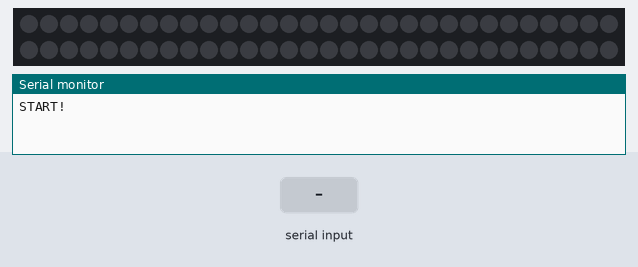
Recording of a sketch running on a simulated Arduino Uno, built with avr-gcc and run on an emulated ATmega328P. Parts: 60 RGB LEDs in strip order, left to right, continuing on the next row, the last lines printed to the serial monitor. Inputs (shaded band) come from the test bench. Dim RGB values are drawn brighter than linear; EEPROM starts erased.

Above: at 1.2 s.
1.3 s: "s" received over Serial
At 2.43 s:
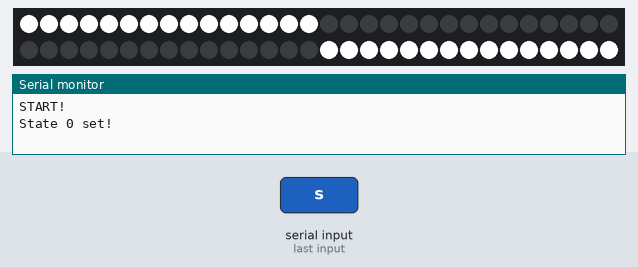
4.3 s: "p90\n" received over Serial
At 5.7 s:
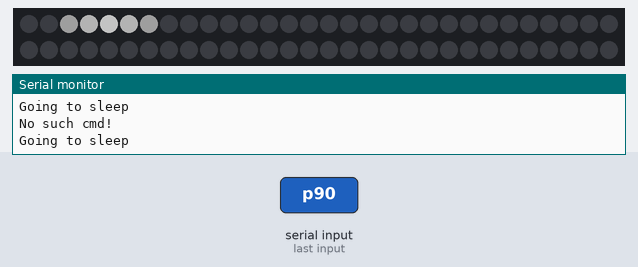
5.8 s: "e" received over Serial
8.8 s: byte 100 ('d') received over Serial
At 9.2 s:
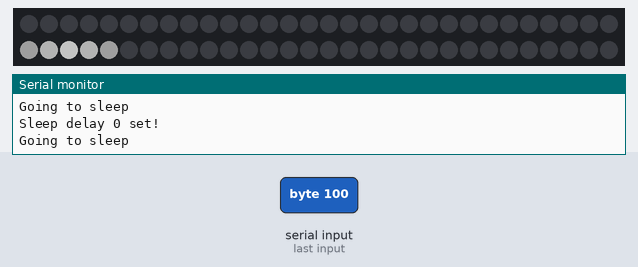
11.8 s: byte 112 ('p') received over Serial
At 12.6 s:
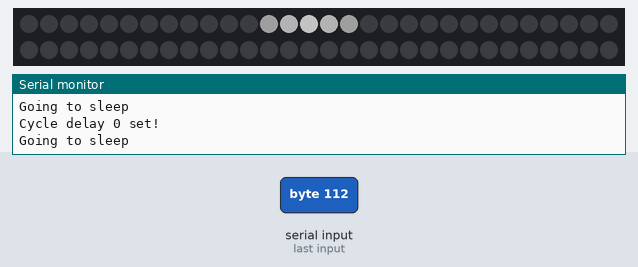
Timing chart, 0 to 14.8 s (numbered marks = the images above; inputs shaded):
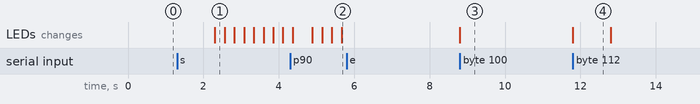

Measured:
- after the input at 1.3 s, the LEDs: change after 1.0 s (image 1)
- after the input at 8.8 s, the LEDs: change at once (image 3)
- after the input at 11.8 s, the LEDs: change at once (image 4)

The sketch:

RGB_MonitorArduino.ino
```cpp
#include <Adafruit_NeoPixel.h>
#include <EEPROM.h>
#include "EEPROMstuff.h"
#include "DefinesVars.h"
#include "SEvent.h"
#include "SetsEffects.h"

/*  Állapotok
 *  0 Olvasólámpa
 *  1 lámpa
 *  2 Olvasólámpa+rainbow
 *  3 RainbowWheel
 *  4 Sleep mode
 */

/*  Parancsok
 *  s set state pl: s0
 *  d set delay pl: d23
 *  b set brightness pl: b200
 *  t set timeout to sleep pl: t50000
 *  p set sleep brightness
 *  e set sleep speed
 */

void setup() {
  Serial.begin(115200);
  strip.begin();

  state = EEPROM.read(STATEADDRESS);
  if(state == 4)
    state = 0;
  cycleDelay = EEPROM.read(DELAYADDRESS);
  if(cycleDelay == 0){
    cycleDelay = 1;
    EEPROM.write(DELAYADDRESS, cycleDelay);
  }
  brightness = EEPROM.read(BRIGHTADDRESS);
  if(brightness == 0){
    brightness = 100;
    EEPROM.write(BRIGHTADDRESS, brightness);
  }
  sleepTimeout = EEPROMReadlong(TIMEOUTADDRESS);
  if(sleepTimeout == 0){
    sleepTimeout = 60000 / cycleDelay;
    EEPROMWritelong(TIMEOUTADDRESS, sleepTimeout);
  }
  sleepbrightness = EEPROM.read(SLPBRGHTADDRESS);
  if(sleepbrightness == 0){
    sleepbrightness = 15;
    EEPROM.write(SLPBRGHTADDRESS, sleepbrightness);
  }
  sleepcycleDelay = EEPROM.read(SLPDELAYADDRESS);
  if(sleepcycleDelay == 0){
    sleepcycleDelay = 150;
    EEPROM.write(SLPDELAYADDRESS, sleepcycleDelay);
  }

  Serial.println("START!");
}

void loop() {

  strip.setBrightness(brightness);

  switch (state){
    case 0:
      setTop(0,0,0);
      setBottom(255,255,255);
      strip.show();
      while(true){
        if(Serial.available())
          return;
        tickTime++;
        delay(cycleDelay);
        if(tickTime > sleepTimeout){
          state = 4;
          return;
        }
      }
      break;
    case 1:
      setAll(255,255,255);
      strip.show();
      while(true){
        if(Serial.available())
          return;
        tickTime++;
        delay(cycleDelay);
        if(tickTime > sleepTimeout){
          state = 4;
          return;
        }
      }
      break;
    case 2:
      setBottom(255,255,255);
      while(!(Serial.available())){
        rainbowCycle(15,45);
        if(state == 4)
          return;
      }
      break;
    case 3:
      while(!(Serial.available())){
        rainbowCycle(0,NUM_LEDS);
        if(state == 4)
          return;
      }
      break;
    case 4:
      Serial.println("Going to sleep");
      setAll(0,0,0);
      strip.setBrightness(sleepbrightness);
      int i;
      while(true){
        for(i = 0; i < 60; i++){
          sleepEffect(i);
          delay(sleepcycleDelay);
          if(Serial.available()){
            return;
          }
        }
      }
      break;
  }
}
```

DefinesVars.h
```cpp
#define STATEADDRESS 0
#define DELAYADDRESS 1
#define BRIGHTADDRESS 2
#define TIMEOUTADDRESS 3 //4 5 6 (long ami 4 byteos)
#define SLPBRGHTADDRESS 7
#define SLPDELAYADDRESS 8

#define PIN 12
#define NUM_LEDS 60

Adafruit_NeoPixel strip = Adafruit_NeoPixel(NUM_LEDS, PIN, NEO_GRB + NEO_KHZ800);
const long black = strip.Color(0, 0, 0);
const long darkgrey = strip.Color(85, 85, 85);
const long lightgrey = strip.Color(171, 171, 171);
const long white = strip.Color(255, 255, 255);

byte command, state, cycleDelay, brightness, sleepbrightness, sleepcycleDelay;
long sleepTimeout, tickTime;
```

EEPROMstuff.h
```cpp
void EEPROMWritelong(int address, long value){
  byte four = (value & 0xFF);
  byte three = ((value >> 8) & 0xFF);
  byte two = ((value >> 16) & 0xFF);
  byte one = ((value >> 24) & 0xFF);

  EEPROM.write(address, four);
  EEPROM.write(address + 1, three);
  EEPROM.write(address + 2, two);
  EEPROM.write(address + 3, one);
}

long EEPROMReadlong(int address){
  long four = EEPROM.read(address);
  long three = EEPROM.read(address + 1);
  long two = EEPROM.read(address + 2);
  long one = EEPROM.read(address + 3);

  return ((four << 0) & 0xFF) + ((three << 8) & 0xFFFF) + ((two << 16) & 0xFFFFFF) + ((one << 24) & 0xFFFFFFFF);
}
```

SEvent.h
```cpp
void serialEvent(){
  command = Serial.read();
  delay(1);
  if(command == 's'){
    state = Serial.parseInt();
    Serial.print("State ");
    Serial.print(state);
    Serial.println(" set!");
    if(state != 4)
      EEPROM.write(STATEADDRESS,state);
  }
  else if(command == 'b'){
    brightness = Serial.parseInt();
    Serial.print("Brightness ");
    Serial.print(brightness);
    Serial.println(" set!");
    EEPROM.write(BRIGHTADDRESS, brightness);
  }
  else if(command == 't'){
    sleepTimeout = Serial.parseInt();
    Serial.print("Sleep timeout ");
    Serial.print(sleepTimeout);
    Serial.println(" set!");
    sleepTimeout = sleepTimeout / cycleDelay;
    EEPROMWritelong(TIMEOUTADDRESS, sleepTimeout);
  }
  else if(command == 'd'){
    int helper = cycleDelay;
    cycleDelay = Serial.parseInt();
    sleepTimeout = sleepTimeout * helper / cycleDelay;
    Serial.print("Cycle delay ");
    Serial.print(cycleDelay);
    Serial.println(" set!");
    EEPROM.write(DELAYADDRESS, cycleDelay);
  }
  else if(command == 'p'){
    sleepbrightness = Serial.parseInt();
    Serial.print("Sleep brightness ");
    Serial.print(sleepbrightness);
    Serial.println(" set!");
    EEPROM.write(SLPBRGHTADDRESS, sleepbrightness);
  }
  else if(command == 'e'){
    sleepcycleDelay = Serial.parseInt();
    Serial.print("Sleep delay ");
    Serial.print(sleepcycleDelay);
    Serial.println(" set!");
    EEPROM.write(SLPDELAYADDRESS, sleepcycleDelay);
  }
  else if(command == 'w'){
    Serial.println("<<<<<<<<<<>>>>>>>>>>");
    Serial.println("EEPROM's data:");
    Serial.print("State: ");
    Serial.println(state);
    Serial.print("Delay: ");
    Serial.println(EEPROM.read(DELAYADDRESS));
    Serial.print("Bright: ");
    Serial.println(EEPROM.read(BRIGHTADDRESS));
    Serial.print("Timeout: ");
    Serial.println(EEPROMReadlong(TIMEOUTADDRESS));
    Serial.print("SlpBright: ");
    Serial.println(EEPROM.read(SLPBRGHTADDRESS));
    Serial.print("SlpDelay: ");
    Serial.println(EEPROM.read(SLPDELAYADDRESS));
    Serial.println("--------------------");
    Serial.println("Other data:");
    Serial.print("Tick: ");
    Serial.println(tickTime);
    return;
  }else if(command == 'k'){
    Serial.print("Keeping awake!");
    state = EEPROM.read(STATEADDRESS);
  }
  else{
    Serial.println("No such cmd!");
  }

  tickTime = 0;
}
```

SetsEffects.h
```cpp
void setAll(byte r, byte g, byte b) {
  for(int i = 0; i < NUM_LEDS; i++ ) {
    strip.setPixelColor(i, ((uint32_t)r << 16) | ((uint32_t)g <<  8) | b);
  }
}

void setBottom(byte r, byte g, byte b) {
  int i;
  for(i = 0; i < 15; i++ ) {
    strip.setPixelColor(i, ((uint32_t)r << 16) | ((uint32_t)g <<  8) | b);
  }
  for(i = 45; i < 60; i++ ) {
    strip.setPixelColor(i, ((uint32_t)r << 16) | ((uint32_t)g <<  8) | b);
  }
}

void setTop(byte r, byte g, byte b) {
  for(int i = 15; i < 45; i++ ) {
    strip.setPixelColor(i, ((uint32_t)r << 16) | ((uint32_t)g <<  8) | b);
  }
}

long wheel(byte WheelPos) {
  static byte c[3];

  if(WheelPos < 85) {
   c[0]=WheelPos * 3;
   c[1]=255 - WheelPos * 3;
   c[2]=0;
  } else if(WheelPos < 170) {
   WheelPos -= 85;
   c[0]=255 - WheelPos * 3;
   c[1]=0;
   c[2]=WheelPos * 3;
  } else {
   WheelPos -= 170;
   c[0]=0;
   c[1]=WheelPos * 3;
   c[2]=255 - WheelPos * 3;
  }

  return (((uint32_t)c[0] << 16) | ((uint32_t)c[1] <<  8) | c[2]);
}

void rainbowCycle(byte first, byte last) {

  int i, j;
  for(j=0; j<256; j++) {

    for(i=first; i < last; i++) {
      strip.setPixelColor(i,wheel(((i * 256 / (first-last)) + j) & 255));
    }

    strip.show();
    if(Serial.available()){
      return;
    }
    tickTime++;
    delay(cycleDelay);
    if(tickTime > sleepTimeout){
      state = 4;
      return;
    }
  }
}

void sleepEffect(byte middle){
  strip.setPixelColor(middle,white);

  //előre
  if(middle == NUM_LEDS - 2){
    strip.setPixelColor(middle + 1,lightgrey);
    strip.setPixelColor(0,darkgrey);
  }
  else if(middle == NUM_LEDS - 1){
    strip.setPixelColor(0,lightgrey);
    strip.setPixelColor(1,darkgrey);
  }else{
    strip.setPixelColor(middle + 1,lightgrey);
    strip.setPixelColor(middle + 2,darkgrey);
  }

  //hátra
  if(middle == 0){
    strip.setPixelColor(59,lightgrey);
    strip.setPixelColor(58,darkgrey);
    strip.setPixelColor(57,black);
  }else if(middle == 1){
    strip.setPixelColor(0,lightgrey);
    strip.setPixelColor(59,darkgrey);
    strip.setPixelColor(58,black);
  }else if(middle == 2){
    strip.setPixelColor(1,lightgrey);
    strip.setPixelColor(0,darkgrey);
    strip.setPixelColor(59,black);
  }else{
    strip.setPixelColor(middle - 1,lightgrey);
    strip.setPixelColor(middle - 2,darkgrey);
    strip.setPixelColor(middle - 3,black);
  }
  strip.show();
}
```
